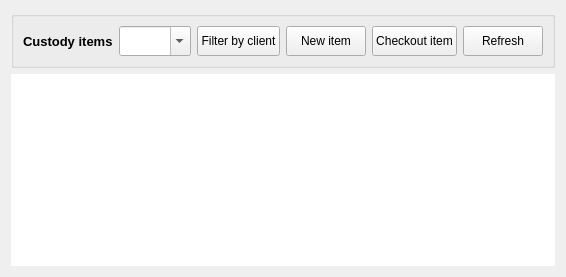
          <widget class="QWidget" name="custodyItems">
           <layout class="QVBoxLayout" name="verticalLayout_14">
            <item>
             <widget class="QGroupBox" name="groupBox_8">
              <property name="title">
               <string/>
              </property>
              <layout class="QHBoxLayout" name="horizontalLayout_32">
               <item>
                <widget class="QLabel" name="label_43">
                 <property name="font">
                  <font>
                   <pointsize>10</pointsize>
                   <weight>75</weight>
                   <bold>true</bold>
                  </font>
                 </property>
                 <property name="text">
                  <string>Custody items</string>
                 </property>
                </widget>
               </item>
               <item>
                <widget class="QComboBox" name="comboBox_ciClientFilter">
                 <property name="minimumSize">
                  <size>
                   <width>0</width>
                   <height>30</height>
                  </size>
                 </property>
                 <property name="maximumSize">
                  <size>
                   <width>150</width>
                   <height>30</height>
                  </size>
                 </property>
                 <property name="editable">
                  <bool>true</bool>
                 </property>
                </widget>
               </item>
               <item>
                <widget class="QPushButton" name="pushButton_ciClientFilter">
                 <property name="minimumSize">
                  <size>
                   <width>0</width>
                   <height>30</height>
                  </size>
                 </property>
                 <property name="maximumSize">
                  <size>
                   <width>150</width>
                   <height>30</height>
                  </size>
                 </property>
                 <property name="text">
                  <string>Filter by client</string>
                 </property>
                 <property name="icon">
                  <iconset resource="images/icons/icons.qrc">
                   <normaloff>:/new/general/Gnome-Stock-Person-64.png</normaloff>:/new/general/Gnome-Stock-Person-64.png</iconset>
                 </property>
                </widget>
               </item>
               <item>
                <widget class="QPushButton" name="pushButton_newCI">
                 <property name="minimumSize">
                  <size>
                   <width>0</width>
                   <height>30</height>
                  </size>
                 </property>
                 <property name="maximumSize">
                  <size>
                   <width>100</width>
                   <height>30</height>
                  </size>
                 </property>
                 <property name="text">
                  <string>New item</string>
                 </property>
                 <property name="icon">
                  <iconset resource="images/icons/icons.qrc">
                   <normaloff>:/new/general/plus_96px.png</normaloff>:/new/general/plus_96px.png</iconset>
                 </property>
                </widget>
               </item>
               <item>
                <widget class="QPushButton" name="pushButton_ciCheckout">
                 <property name="minimumSize">
                  <size>
                   <width>0</width>
                   <height>30</height>
                  </size>
                 </property>
                 <property name="maximumSize">
                  <size>
                   <width>150</width>
                   <height>30</height>
                  </size>
                 </property>
                 <property name="text">
                  <string>Checkout item</string>
                 </property>
                 <property name="icon">
                  <iconset resource="images/icons/icons.qrc">
                   <normaloff>:/new/general/Gnome-Dialog-Error-64.png</normaloff>:/new/general/Gnome-Dialog-Error-64.png</iconset>
                 </property>
                </widget>
               </item>
               <item>
                <widget class="QPushButton" name="pushButton_ciRefresh">
                 <property name="minimumSize">
                  <size>
                   <width>0</width>
                   <height>30</height>
                  </size>
                 </property>
                 <property name="maximumSize">
                  <size>
                   <width>100</width>
                   <height>30</height>
                  </size>
                 </property>
                 <property name="text">
                  <string>Refresh</string>
                 </property>
                 <property name="icon">
                  <iconset resource="images/icons/icons.qrc">
                   <normaloff>:/new/general/Gnome-View-Refresh-64.png</normaloff>:/new/general/Gnome-View-Refresh-64.png</iconset>
                 </property>
                </widget>
               </item>
              </layout>
             </widget>
            </item>
            <item>
             <widget class="QTableView" name="tableView_ci">
              <property name="frameShape">
               <enum>QFrame::NoFrame</enum>
              </property>
              <property name="frameShadow">
               <enum>QFrame::Plain</enum>
              </property>
              <property name="editTriggers">
               <set>QAbstractItemView::NoEditTriggers</set>
              </property>
              <property name="alternatingRowColors">
               <bool>true</bool>
              </property>
              <property name="selectionBehavior">
               <enum>QAbstractItemView::SelectRows</enum>
              </property>
              <property name="showGrid">
               <bool>false</bool>
              </property>
             </widget>
            </item>
           </layout>
          </widget>
